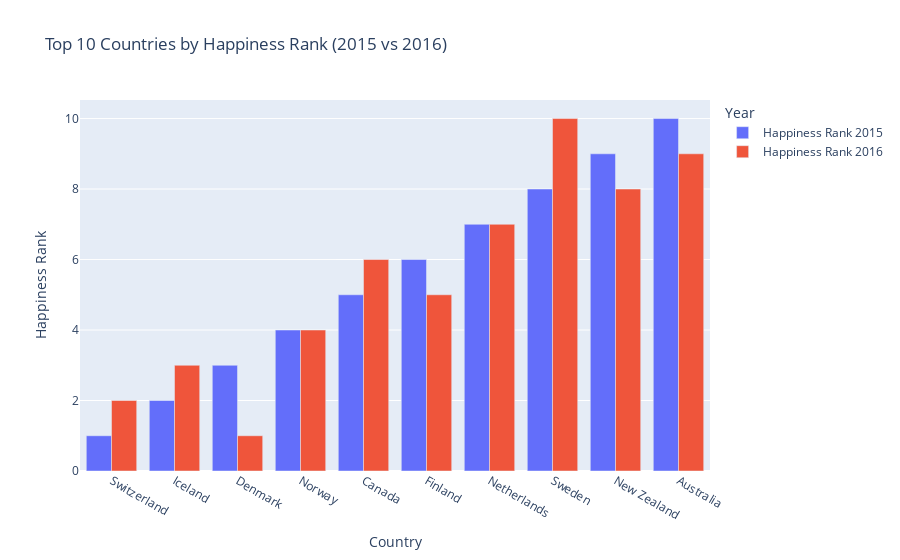

The cell this chart's notebook holds for it:
### Code cell
import plotly.graph_objects as px


plot = px.Figure(data=[px.Bar(
    name = 'Happiness Rank 2015',
    x = df_rank_all_years[df_rank_all_years['Year'] == 2015].head(10).loc[:,"Country"],
    y = df_rank_all_years[df_rank_all_years['Year'] == 2015].head(10).loc[:,"Happiness Rank"]
   ),
                       px.Bar(
    name = 'Happiness Rank 2016',
    x = df_rank_all_years[df_rank_all_years['Year'] == 2016].head(10).loc[:,"Country"],
    y = df_rank_all_years[df_rank_all_years['Year'] == 2016].head(10).loc[:,"Happiness Rank"]
   )
])

plot.update_layout(
    title='Top 10 Countries by Happiness Rank (2015 vs 2016)',
    xaxis_title='Country',
    yaxis_title='Happiness Rank',
    legend_title='Year'
)

plot.show()

### Figure 1 — Plotly figure (JSON) as saved in the notebook; plotly's stock layout.template omitted (floating-point values rounded to 4 significant figures)
{"data": [{"name": "Happiness Rank 2015", "type": "bar", "x": ["Switzerland", "Iceland", "Denmark", "Norway", "Canada", "Finland", "Netherlands", "Sweden", "New Zealand", "Australia"], "y": [1, 2, 3, 4, 5, 6, 7, 8, 9, 10]}, {"name": "Happiness Rank 2016", "type": "bar", "x": ["Denmark", "Switzerland", "Iceland", "Norway", "Finland", "Canada", "Netherlands", "New Zealand", "Australia", "Sweden"], "y": [1, 2, 3, 4, 5, 6, 7, 8, 9, 10]}], "layout": {"autosize": true, "legend": {"title": {"text": "Year"}}, "title": {"text": "Top 10 Countries by Happiness Rank (2015 vs 2016)"}, "xaxis": {"autorange": true, "range": [-0.5, 9.5], "title": {"text": "Country"}, "type": "category"}, "yaxis": {"autorange": true, "range": [0, 10.53], "title": {"text": "Happiness Rank"}, "type": "linear"}}}
